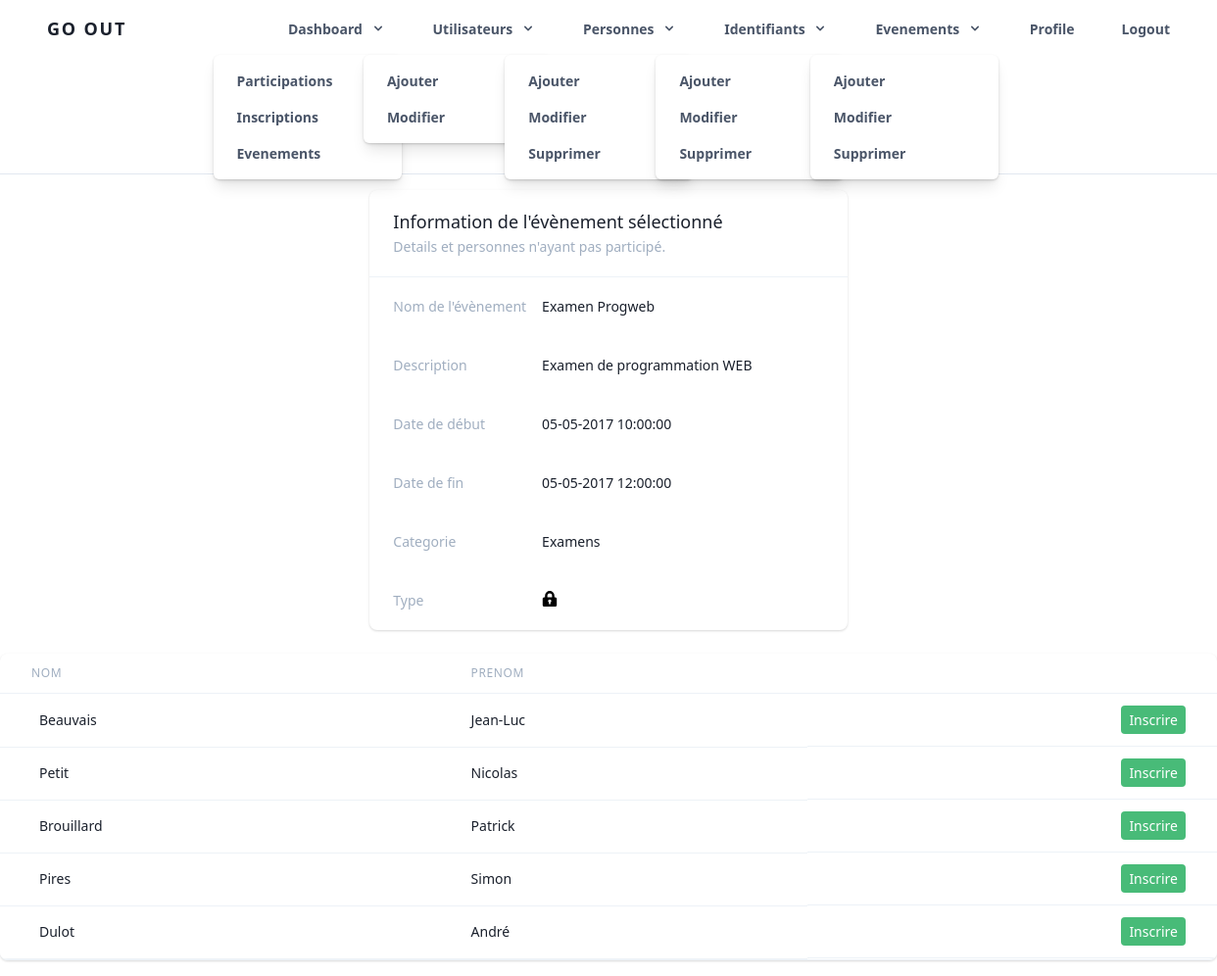
Screenshot of /subto.php?eid=1 (signed in) with the database file from the repository.
### tables this page shows
CREATE TABLE `evenements` (
  `eid` int(11) NOT NULL,
  `intitule` varchar(100) NOT NULL,
  `description` text NOT NULL,
  `dateDebut` datetime NOT NULL,
  `dateFin` datetime NOT NULL,
  `type` enum('ouvert','ferme') NOT NULL,
  `cid` int(11) NOT NULL
);

CREATE TABLE `categories` (
  `cid` int(11) NOT NULL,
  `nom` varchar(30) NOT NULL
);

CREATE TABLE `personnes` (
  `pid` int(11) NOT NULL,
  `nom` varchar(30) NOT NULL,
  `prenom` varchar(30) NOT NULL
);

### subto.php (the view, shortened to what this page needs)
<?php
    $eid = $_GET["eid"];
    include("navadmin.php");
    $SQL= "SELECT * FROM evenements INNER JOIN categories ON evenements.cid = categories.cid WHERE evenements.eid=?";
    $st = $db->prepare($SQL);
    $st->execute([$eid]);
    $res = $st->fetch();
    if ($st->rowCount()!=0) {
        $eventTitle = $res['intitule'];
        $desc = $res['description'];
        $debut = $res['dateDebut'];
        $fin = $res['dateFin'];
        $type = $res['type'];
        $cat = $res['nom'];
        $SQL = "SELECT * FROM personnes";
        $sta = $db->prepare($SQL);
        $reponse = $sta->execute([$eid]);
        if(!$reponse){
            $error = "Evenement sans participants";
        }else{
?>
    <div class="flex flex-col py-4">
        <div class="bg-white mx-auto inline-block shadow overflow-hidden sm:rounded-lg">
            <div class="px-4 py-5 border-b border-gray-200 sm:px-6">
                <h3 class="text-lg leading-6 font-medium text-gray-900">
                    Information de l'évènement sélectionné
                </h3>
                <p class="mt-1 max-w-2xl text-sm leading-5 text-gray-500">
                    Details et personnes n'ayant pas participé.
                </p>
            </div>
            <div>
                <dl>
                    <div class="bg-gray-50 px-4 py-5 sm:grid sm:grid-cols-3 sm:gap-4 sm:px-6">
                        <dt class="text-sm leading-5 font-medium text-gray-500">
                            Nom de l'évènement
                        </dt>
                        <dd class="mt-1 text-sm leading-5 text-gray-900 sm:mt-0 sm:col-span-2">
                            <?php echo $eventTitle?>
                        </dd>
                    </div>
                    <div class="bg-white px-4 py-5 sm:grid sm:grid-cols-3 sm:gap-4 sm:px-6">
                        <dt class="text-sm leading-5 font-medium text-gray-500">
                            Description
                        </dt>
                        <dd class="mt-1 text-sm leading-5 text-gray-900 sm:mt-0 sm:col-span-2">
                            <?php echo $desc?>
                        </dd>
                    </div>
                    <div class="bg-gray-50 px-4 py-5 sm:grid sm:grid-cols-3 sm:gap-4 sm:px-6">
                        <dt class="text-sm leading-5 font-medium text-gray-500">
                            Date de début
                        </dt>
                        <dd class="mt-1 text-sm leading-5 text-gray-900 sm:mt-0 sm:col-span-2">
                            <?php echo date('d-m-Y H:i:s', strtotime($debut)); ?>
                        </dd>
                    </div>
                    <div class="bg-gray-50 px-4 py-5 sm:grid sm:grid-cols-3 sm:gap-4 sm:px-6">
                        <dt class="text-sm leading-5 font-medium text-gray-500">
                            Date de fin
                        </dt>
                        <dd class="mt-1 text-sm leading-5 text-gray-900 sm:mt-0 sm:col-span-2">
                            <?php echo date('d-m-Y H:i:s', strtotime($fin)); ?>
                        </dd>
                    </div>
                    <div class="bg-gray-50 px-4 py-5 sm:grid sm:grid-cols-3 sm:gap-4 sm:px-6">
                        <dt class="text-sm leading-5 font-medium text-gray-500">
                            Categorie
                        </dt>
                        <dd class="mt-1 text-sm leading-5 text-gray-900 sm:mt-0 sm:col-span-2">
                            <?php echo $cat?>
                        </dd>
                    </div>
                    <div class="bg-gray-50 px-4 py-5 sm:grid sm:grid-cols-3 sm:gap-4 sm:px-6">
                        <dt class="text-sm leading-5 font-medium text-gray-500">
                            Type
                        </dt>
                        <dd class="mt-1 text-sm leading-5 text-gray-900 sm:mt-0 sm:col-span-2">
                                <?php if($type=='ferme'):?>
                                    <svg width="16" height="16" xmlns="http://www.w3.org/2000/svg" viewBox="0 0 20 20">
                                        <path d="M4 8V6a6 6 0 1 1 12 0v2h1a2 2 0 0 1 2 2v8a2 2 0 0 1-2 2H3a2 2 0 0 1-2-2v-8c0-1.1.9-2 2-2h1zm5 6.73V17h2v-2.27a2 2 0 1 0-2 0zM7 6v2h6V6a3 3 0 0 0-6 0z"/>
                                    </svg>
                                <?php else:?>
                                    <svg  width="16" height="16" xmlns="http://www.w3.org/2000/svg" viewBox="0 0 20 20">
                                        <path d="M4 8V6a6 6 0 1 1 12 0h-3v2h4a2 2 0 0 1 2 2v8a2 2 0 0 1-2 2H3a2 2 0 0 1-2-2v-8c0-1.1.9-2 2-2h1zm5 6.73V17h2v-2.27a2 2 0 1 0-2 0zM7 6v2h6V6a3 3 0 0 0-6 0z"/>
                                    </svg>
                                <?php endif; ?>
                        </dd>
                    </div>
                </dl>
            </div>
        </div>
        <div class="-my-2 py-2 pt-8 overflow-x-auto sm:-mx-6 sm:px-6 lg:-mx-8 lg:px-8">
            <div class="align-middle min-w-auto shadow overflow-hidden sm:rounded-lg border-b border-gray-200">
                <table class="table-auto w-24 min-w-0 sm:min-w-full md:min-w-0 lg:min-w-full">
                    <thead>
                            <tr>
                                <th class="px-6 pl-8 py-3 border-b border-gray-200 bg-gray-50 text-left text-xs leading-4 font-medium text-gray-500 uppercase tracking-wider">
                                    Nom
                                </th>
                                <th class="px-6 py-3 border-b border-gray-200 bg-gray-50 text-left text-xs leading-4 font-medium text-gray-500 uppercase tracking-wider">
                                    Prenom
                                </th>
                                <th class="px-6 py-3 border-b border-gray-200 bg-gray-50"></th>
                            </tr>
                    </thead>
                    <tbody class="bg-white">
                        <?php
                            while ($donnees=$sta->fetch()) {
                        ?>
                                <tr>
                                    <td class="px-6 py-4 whitespace-no-wrap border-b border-gray-200">
                                        <div class="ml-4">
                                            <div class="text-sm leading-5 font-medium text-gray-900"><?php echo $donnees['nom']; ?></div>
                                        </div>
                                    </td>
                                    <td class="px-6 py-4 whitespace-no-wrap border-b border-gray-200">
                                        <div class="text-sm leading-5 text-gray-900"><?php echo $donnees['prenom']; ?></div>
                                    </td>
                                    <td class="p-3 px-5 whitespace-no-wrap border-b border-gray-200 flex justify-end">
                                        <button type="button" class="mr-3 text-sm bg-green-500 hover:bg-green-700 text-white py-1 px-2 rounded focus:outline-none focus:shadow-outline">
                                            <a href="adminsub.php?pid=<?php echo $donnees['pid'] ;?>&amp;eid=<?php echo $eid ;?>" class=" focus:outline-none focus:underline">Inscrire</a>
                                        </button>
                                    </td>
                                </tr>
                    <?php
                                }
                            }
                        }
                    ?>
                    </tbody>
                </table>
            </div>
    </div>
  </div>

### rows the page displays
evenements: intitule "Examen Progweb", description "Examen de programmation WEB", dateDebut "05-05-2017 10:00:00", dateFin "05-05-2017 12:00:00", cid.nom "Examens"
personnes: nom "Beauvais", prenom "Jean-Luc"
personnes: nom "Petit", prenom "Nicolas"
personnes: nom "Brouillard", prenom "Patrick"
personnes: nom "Pires", prenom "Simon"
personnes: nom "Dulot", prenom "André"
